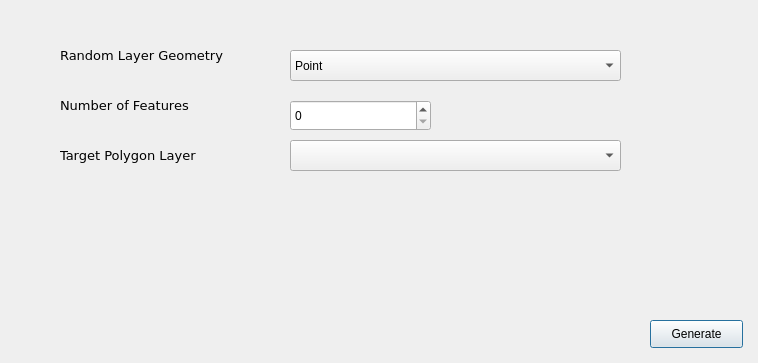
<?xml version="1.0" encoding="UTF-8"?>
<ui version="4.0">
 <class>GeoRandomizerDialogBase</class>
 <widget class="QDialog" name="GeoRandomizerDialogBase">
  <property name="geometry">
   <rect>
    <x>0</x>
    <y>0</y>
    <width>758</width>
    <height>363</height>
   </rect>
  </property>
  <property name="windowTitle">
   <string>Geo Randomizer</string>
  </property>
  <widget class="QLabel" name="layer_geometry_label">
   <property name="geometry">
    <rect>
     <x>60</x>
     <y>40</y>
     <width>221</width>
     <height>31</height>
    </rect>
   </property>
   <property name="font">
    <font>
     <family>Verdana</family>
     <pointsize>10</pointsize>
     <weight>50</weight>
     <bold>false</bold>
    </font>
   </property>
   <property name="text">
    <string>Random Layer Geometry</string>
   </property>
  </widget>
  <widget class="QComboBox" name="layer_geometry_comboBox">
   <property name="geometry">
    <rect>
     <x>290</x>
     <y>50</y>
     <width>331</width>
     <height>31</height>
    </rect>
   </property>
   <property name="font">
    <font>
     <pointsize>9</pointsize>
    </font>
   </property>
   <item>
    <property name="text">
     <string>Point</string>
    </property>
   </item>
   <item>
    <property name="text">
     <string>PolyLine</string>
    </property>
   </item>
  </widget>
  <widget class="QLabel" name="number_of_features_label">
   <property name="geometry">
    <rect>
     <x>60</x>
     <y>90</y>
     <width>221</width>
     <height>31</height>
    </rect>
   </property>
   <property name="font">
    <font>
     <family>Verdana</family>
     <pointsize>10</pointsize>
     <weight>50</weight>
     <bold>false</bold>
    </font>
   </property>
   <property name="text">
    <string>Number of Features</string>
   </property>
  </widget>
  <widget class="QSpinBox" name="number_of_features_spinBox">
   <property name="geometry">
    <rect>
     <x>290</x>
     <y>100</y>
     <width>141</width>
     <height>31</height>
    </rect>
   </property>
   <property name="font">
    <font>
     <pointsize>9</pointsize>
    </font>
   </property>
  </widget>
  <widget class="QLabel" name="target_polygon_layer_label">
   <property name="geometry">
    <rect>
     <x>60</x>
     <y>140</y>
     <width>221</width>
     <height>31</height>
    </rect>
   </property>
   <property name="font">
    <font>
     <family>Verdana</family>
     <pointsize>10</pointsize>
     <weight>50</weight>
     <bold>false</bold>
    </font>
   </property>
   <property name="text">
    <string>Target Polygon Layer</string>
   </property>
  </widget>
  <widget class="QComboBox" name="target_layer_comboBox">
   <property name="geometry">
    <rect>
     <x>290</x>
     <y>140</y>
     <width>331</width>
     <height>31</height>
    </rect>
   </property>
   <property name="font">
    <font>
     <pointsize>9</pointsize>
    </font>
   </property>
  </widget>
  <widget class="QPushButton" name="generate_pushButton">
   <property name="geometry">
    <rect>
     <x>650</x>
     <y>320</y>
     <width>93</width>
     <height>28</height>
    </rect>
   </property>
   <property name="text">
    <string>Generate</string>
   </property>
  </widget>
 </widget>
 <resources/>
 <connections/>
</ui>
